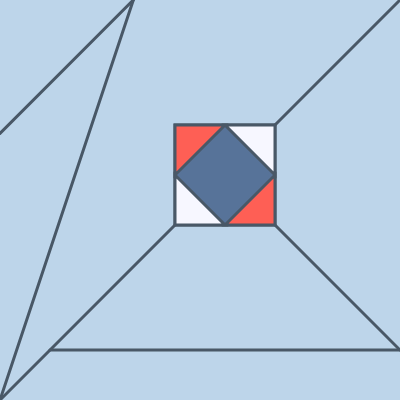
Frame 1 (no input)
Frame 60 (no input): identical to frame 1, image omitted
Frame 120 (the mouse pressed at the canvas centre since frame 60): identical to frame 1, image omitted

The p5.js sketch that drew this single still picture (run headless with seeded random() and noise() and a simulated clock; from frame 60 on, the mouse is pressed at the canvas centre):

// p5.js sketch
// ── sketch.js
// Variablen
const sketchWidth = 400;
const sketchHight = 400;

let color1 = '#fe5f55'; //Orange Red Crayola
let color2= '#577399'; //Blue Yonder
let color3= '#f7f7ff'; //Ghost White
let color4 = '#495867'; //Black Coral
let bgcolor = '#bdd5ea'; //Beau Blue


const sWeight = 3;

const a = 50;

//------------------------------

function preload(){
  // preload assets
}

function setup() {
  createCanvas(sketchWidth, sketchHight);
}

function draw() {
  background(bgcolor);
  stroke(color4);
  strokeWeight(sWeight);


  line(0, sketchHight/3, sketchWidth/3, 0);
  line(sketchWidth/3, 0, 0, sketchHight);
  line(0, sketchHight, sketchWidth, 0);
  line(sketchWidth/2 + (1.5 * a), sketchHight/2 + a/2, sketchWidth, sketchHight - a);
  line(a, sketchHight - a, sketchWidth, sketchHight - a);


  fill(color2);
  beginShape(); //Quadrat
   vertex(sketchWidth/2 - a/2, sketchHight/2 - (1.5 * a));
   vertex(sketchWidth/2 + (1.5 * a), sketchHight/2 - (1.5 * a));
   vertex(sketchWidth/2 + (1.5 * a), sketchHight/2 + a/2);
   vertex(sketchWidth/2 - a/2, sketchHight/2 + a/2);
  endShape(CLOSE);
 
  fill(color1);
  beginShape(); //oben links
   vertex(sketchWidth/2 - a/2, sketchHight/2 - a/2);
   vertex(sketchWidth/2 - a/2, sketchHight/2 - (1.5 * a));
   vertex(sketchWidth/2 + (1.5 * a) - a, sketchHight/2 - (1.5 * a));
  endShape(CLOSE);

  beginShape(); //unten rechts
   vertex(sketchWidth/2 + (1.5 * a) - a, sketchHight/2 + a/2);
   vertex(sketchWidth/2 + (1.5 * a), sketchHight/2 - a/2);
   vertex(sketchWidth/2 + (1.5 * a), sketchHight/2 + a/2);
  endShape(CLOSE); 

  fill(color3);
  beginShape(); //oben rechts
   vertex(sketchWidth/2 + (1.5 * a) - a, sketchHight/2 - (1.5 * a));
   vertex(sketchWidth/2 + (1.5 * a), sketchHight/2 - (1.5 * a));
   vertex(sketchWidth/2 + (1.5 * a), sketchHight/2 - a/2);
  endShape(CLOSE);

  beginShape(); //unten links
   vertex(sketchWidth/2 - a/2, sketchHight/2 + a/2);
   vertex(sketchWidth/2 - a/2, sketchHight/2 - a/2);
   vertex(sketchWidth/2 + (1.5 * a) - a, sketchHight/2 + a/2);
  endShape(CLOSE);

}
